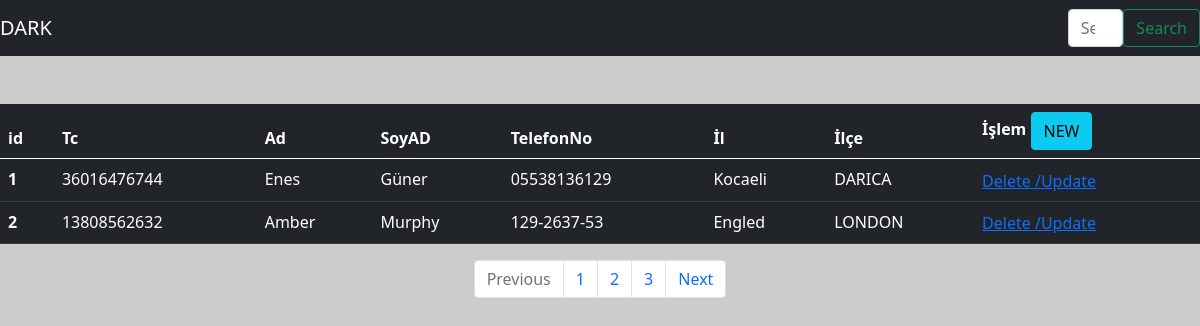
The app's page /dasboard/, older data.
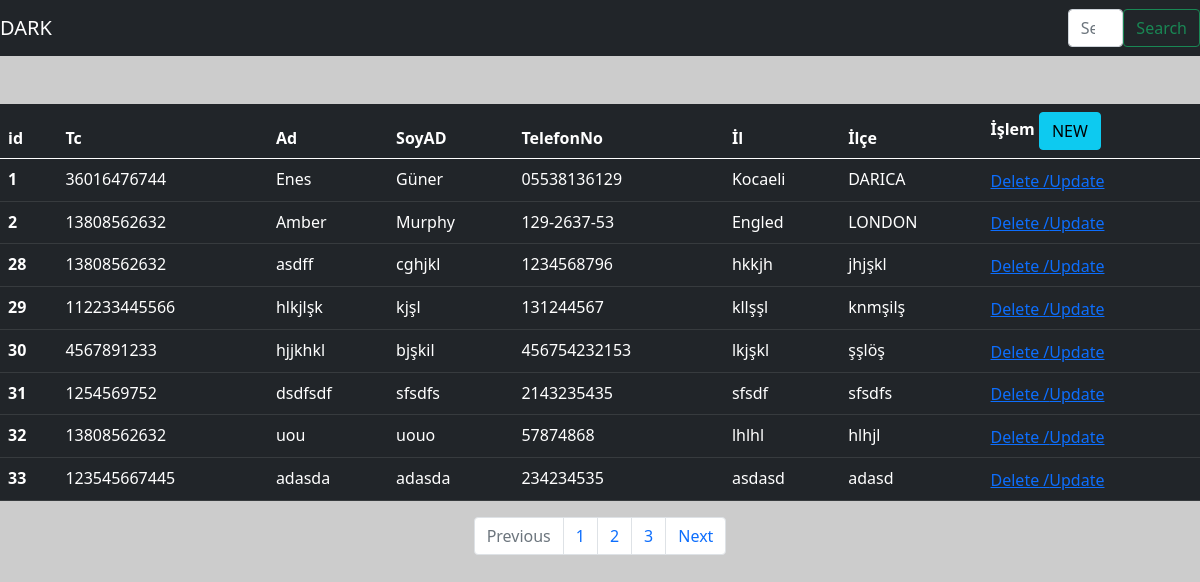
The same page, newer data.
### customers/models.py (models this page shows)
class Customer(models.Model):
    tc_no = models.CharField(max_length=12)
    name = models.CharField(max_length=120)
    surname = models.CharField(max_length=120)
    phone_number = models.CharField(max_length=120)
    city = models.CharField(max_length=120)
    town = models.CharField(max_length=120)

### customers/views.py (the view)
# urls.py: path('dasboard/', customer_list_view, name='customer_view_dasboard'),
def customer_list_view(request):
    queryset = Customer.objects.all()
    context = {
        'list': queryset,
    }
    return render(request, 'dasboard.html', context)

### templates/dasboard.html
{% extends 'base.html' %}
{% block content %}
{% include 'navibar.html' %}
    <table class="table table-dark mt-5">
        <thead>
            <tr>
                <th scope="col">id</th>
                <th scope="col">Tc</th>
                <th scope="col">Ad</th>
                <th scope="col">SoyAD</th>
                <th scope="col">TelefonNo</th>
                <th scope="col">İl</th>
                <th scope="col">İlçe</th>
                <th scope="col">İşlem
                    <a href="{% url 'customer_view_create' %}" class="btn btn-info" >NEW</a>
                </th>
            </tr>
        </thead>
        <tbody>
            {% for cs in list %}
                <tr>
                    <th scope="row">{{cs.id}}</th>
                    <td>{{cs.tc_no}}</td>
                    <td>{{cs.name}}</td>
                    <td>{{cs.surname}}</td>
                    <td>{{cs.phone_number}}</td>
                    <td>{{cs.city}}</td>
                    <td>{{cs.town}}</td>
                    <td>
                        <div class="btn-group" role="group" aria-label="Basic example" >
                            <a href="{% url 'customer_view_delete' cs.id %}">Delete / </a>
                            <a href="{% url 'customer_view_update' cs.id %}">Update</a>
                        </div>
                    </td>
                </tr>
            {% endfor %}
        </tbody>
    </table>
{% include 'pagination.html' %}
{% endblock %}

Row changes from the older to the newer data that the page shows:
added Customer: id "28", tc_no "13808562632", name "asdff", surname "cghjkl", phone_number "1234568796", city "hkkjh", town "jhjşkl"
added Customer: id "29", tc_no "112233445566", name "hlkjlşk", surname "kjşl", phone_number "131244567", city "kllşşl", town "knmşilş"
added Customer: id "30", tc_no "4567891233", name "hjjkhkl", surname "bjşkil", phone_number "456754232153", city "lkjşkl", town "şşlöş"
added Customer: id "31", tc_no "1254569752", name "dsdfsdf", surname "sfsdfs", phone_number "2143235435", city "sfsdf", town "sfsdfs"
added Customer: id "32", tc_no "13808562632", name "uou", surname "uouo", phone_number "57874868", city "lhlhl", town "hlhjl"
added Customer: id "33", tc_no "123545667445", name "adasda", surname "adasda", phone_number "234234535", city "asdasd", town "adasd"
